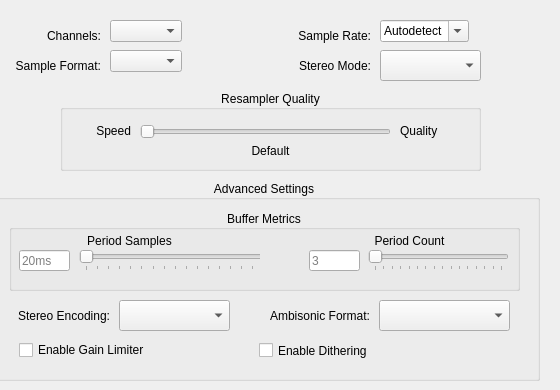
    <widget class="QWidget" name="tab_3">
     <attribute name="title">
      <string>Playback</string>
     </attribute>
     <widget class="QComboBox" name="sampleFormatCombo">
      <property name="geometry">
       <rect>
        <x>110</x>
        <y>50</y>
        <width>80</width>
        <height>31</height>
       </rect>
      </property>
      <property name="toolTip">
       <string>The output sample type. Currently, all mixing is done with 32-bit
float and converted to the output sample type as needed.</string>
      </property>
      <property name="sizeAdjustPolicy">
       <enum>QComboBox::AdjustToContents</enum>
      </property>
     </widget>
     <widget class="QLabel" name="label_5">
      <property name="geometry">
       <rect>
        <x>0</x>
        <y>50</y>
        <width>101</width>
        <height>31</height>
       </rect>
      </property>
      <property name="text">
       <string>Sample Format:</string>
      </property>
      <property name="alignment">
       <set>Qt::AlignRight|Qt::AlignTrailing|Qt::AlignVCenter</set>
      </property>
     </widget>
     <widget class="QLabel" name="label_6">
      <property name="geometry">
       <rect>
        <x>0</x>
        <y>20</y>
        <width>101</width>
        <height>31</height>
       </rect>
      </property>
      <property name="text">
       <string>Channels:</string>
      </property>
      <property name="alignment">
       <set>Qt::AlignRight|Qt::AlignTrailing|Qt::AlignVCenter</set>
      </property>
     </widget>
     <widget class="QComboBox" name="channelConfigCombo">
      <property name="geometry">
       <rect>
        <x>110</x>
        <y>20</y>
        <width>80</width>
        <height>31</height>
       </rect>
      </property>
      <property name="toolTip">
       <string>The default output channel configuration. Note that not all
backends can properly detect the channel configuration and
may default to stereo output.</string>
      </property>
      <property name="sizeAdjustPolicy">
       <enum>QComboBox::AdjustToContents</enum>
      </property>
     </widget>
     <widget class="QComboBox" name="sampleRateCombo">
      <property name="geometry">
       <rect>
        <x>380</x>
        <y>20</y>
        <width>100</width>
        <height>31</height>
       </rect>
      </property>
      <property name="toolTip">
       <string>The playback/mixing sample rate.</string>
      </property>
      <property name="editable">
       <bool>true</bool>
      </property>
      <property name="insertPolicy">
       <enum>QComboBox::NoInsert</enum>
      </property>
      <property name="sizeAdjustPolicy">
       <enum>QComboBox::AdjustToContents</enum>
      </property>
      <item>
       <property name="text">
        <string>Autodetect</string>
       </property>
      </item>
      <item>
       <property name="text">
        <string>8000</string>
       </property>
      </item>
      <item>
       <property name="text">
        <string>11025</string>
       </property>
      </item>
      <item>
       <property name="text">
        <string>16000</string>
       </property>
      </item>
      <item>
       <property name="text">
        <string>22050</string>
       </property>
      </item>
      <item>
       <property name="text">
        <string>32000</string>
       </property>
      </item>
      <item>
       <property name="text">
        <string>44100</string>
       </property>
      </item>
      <item>
       <property name="text">
        <string>48000</string>
       </property>
      </item>
     </widget>
     <widget class="QLabel" name="label_7">
      <property name="geometry">
       <rect>
        <x>290</x>
        <y>20</y>
        <width>81</width>
        <height>31</height>
       </rect>
      </property>
      <property name="text">
       <string>Sample Rate:</string>
      </property>
      <property name="alignment">
       <set>Qt::AlignRight|Qt::AlignTrailing|Qt::AlignVCenter</set>
      </property>
     </widget>
     <widget class="QLabel" name="label_14">
      <property name="geometry">
       <rect>
        <x>290</x>
        <y>50</y>
        <width>81</width>
        <height>31</height>
       </rect>
      </property>
      <property name="text">
       <string>Stereo Mode:</string>
      </property>
      <property name="alignment">
       <set>Qt::AlignRight|Qt::AlignTrailing|Qt::AlignVCenter</set>
      </property>
     </widget>
     <widget class="QComboBox" name="stereoModeCombo">
      <property name="geometry">
       <rect>
        <x>380</x>
        <y>50</y>
        <width>101</width>
        <height>31</height>
       </rect>
      </property>
      <property name="toolTip">
       <string>How to treat stereo output. As headphones, HRTF or crossfeed
filters may be used to improve binaural quality, which may not
otherwise be suitable for speakers.</string>
      </property>
     </widget>
     <widget class="QGroupBox" name="groupBox">
      <property name="geometry">
       <rect>
        <x>-11</x>
        <y>180</y>
        <width>551</width>
        <height>201</height>
       </rect>
      </property>
      <property name="title">
       <string>Advanced Settings</string>
      </property>
      <property name="alignment">
       <set>Qt::AlignCenter</set>
      </property>
      <widget class="QGroupBox" name="groupBox_3">
       <property name="geometry">
        <rect>
         <x>20</x>
         <y>30</y>
         <width>511</width>
         <height>81</height>
        </rect>
       </property>
       <property name="title">
        <string>Buffer Metrics</string>
       </property>
       <property name="alignment">
        <set>Qt::AlignCenter</set>
       </property>
       <widget class="QWidget" name="widget" native="true">
        <property name="geometry">
         <rect>
          <x>260</x>
          <y>20</y>
          <width>241</width>
          <height>51</height>
         </rect>
        </property>
        <property name="toolTip">
         <string>The number of update periods. Higher values create a larger
mix ahead, which helps protect against skips when the CPU is
under load, but increases the delay between a sound getting
mixed and being heard.</string>
        </property>
        <widget class="QLabel" name="label_11">
         <property name="geometry">
          <rect>
           <x>60</x>
           <y>0</y>
           <width>161</width>
           <height>21</height>
          </rect>
         </property>
         <property name="text">
          <string>Period Count</string>
         </property>
         <property name="alignment">
          <set>Qt::AlignCenter</set>
         </property>
        </widget>
        <widget class="QSlider" name="periodCountSlider">
         <property name="geometry">
          <rect>
           <x>99</x>
           <y>20</y>
           <width>141</width>
           <height>21</height>
          </rect>
         </property>
         <property name="minimum">
          <number>1</number>
         </property>
         <property name="maximum">
          <number>16</number>
         </property>
         <property name="singleStep">
          <number>1</number>
         </property>
         <property name="pageStep">
          <number>2</number>
         </property>
         <property name="value">
          <number>1</number>
         </property>
         <property name="tracking">
          <bool>true</bool>
         </property>
         <property name="orientation">
          <enum>Qt::Horizontal</enum>
         </property>
         <property name="tickPosition">
          <enum>QSlider::TicksBelow</enum>
         </property>
         <property name="tickInterval">
          <number>1</number>
         </property>
        </widget>
        <widget class="QLineEdit" name="periodCountEdit">
         <property name="geometry">
          <rect>
           <x>40</x>
           <y>20</y>
           <width>51</width>
           <height>21</height>
          </rect>
         </property>
         <property name="placeholderText">
          <string>3</string>
         </property>
        </widget>
       </widget>
       <widget class="QWidget" name="widget_2" native="true">
        <property name="geometry">
         <rect>
          <x>10</x>
          <y>20</y>
          <width>241</width>
          <height>51</height>
         </rect>
        </property>
        <property name="toolTip">
         <string>The update period size, in sample frames. This is the number of
frames needed for each mixing update.</string>
        </property>
        <widget class="QSlider" name="periodSizeSlider">
         <property name="geometry">
          <rect>
           <x>60</x>
           <y>20</y>
           <width>191</width>
           <height>21</height>
          </rect>
         </property>
         <property name="minimum">
          <number>63</number>
         </property>
         <property name="maximum">
          <number>8192</number>
         </property>
         <property name="singleStep">
          <number>1</number>
         </property>
         <property name="pageStep">
          <number>1024</number>
         </property>
         <property name="value">
          <number>63</number>
         </property>
         <property name="tracking">
          <bool>true</bool>
         </property>
         <property name="orientation">
          <enum>Qt::Horizontal</enum>
         </property>
         <property name="tickPosition">
          <enum>QSlider::TicksBelow</enum>
         </property>
         <property name="tickInterval">
          <number>512</number>
         </property>
        </widget>
        <widget class="QLabel" name="label_10">
         <property name="geometry">
          <rect>
           <x>10</x>
           <y>0</y>
           <width>201</width>
           <height>21</height>
          </rect>
         </property>
         <property name="text">
          <string>Period Samples</string>
         </property>
         <property name="alignment">
          <set>Qt::AlignCenter</set>
         </property>
        </widget>
        <widget class="QLineEdit" name="periodSizeEdit">
         <property name="geometry">
          <rect>
           <x>0</x>
           <y>20</y>
           <width>51</width>
           <height>21</height>
          </rect>
         </property>
         <property name="placeholderText">
          <string>20ms</string>
         </property>
        </widget>
       </widget>
      </widget>
      <widget class="QComboBox" name="stereoEncodingComboBox">
       <property name="geometry">
        <rect>
         <x>130</x>
         <y>120</y>
         <width>111</width>
         <height>31</height>
        </rect>
       </property>
       <property name="toolTip">
        <string>Basic uses standard amplitude panning (aka
pair-wise, stereo pair, etc).

UHJ creates a stereo-compatible two-channel
UHJ mix, which encodes some surround sound
information into stereo output that can be
decoded with a surround sound receiver.

Binaural applies HRTF filters to create an
illusion of 3D placement with headphones.</string>
       </property>
      </widget>
      <widget class="QLabel" name="label_19">
       <property name="geometry">
        <rect>
         <x>20</x>
         <y>120</y>
         <width>101</width>
         <height>31</height>
        </rect>
       </property>
       <property name="text">
        <string>Stereo Encoding:</string>
       </property>
       <property name="alignment">
        <set>Qt::AlignRight|Qt::AlignTrailing|Qt::AlignVCenter</set>
       </property>
      </widget>
      <widget class="QLabel" name="label_30">
       <property name="geometry">
        <rect>
         <x>260</x>
         <y>120</y>
         <width>121</width>
         <height>31</height>
        </rect>
       </property>
       <property name="text">
        <string>Ambisonic Format:</string>
       </property>
       <property name="alignment">
        <set>Qt::AlignRight|Qt::AlignTrailing|Qt::AlignVCenter</set>
       </property>
      </widget>
      <widget class="QComboBox" name="ambiFormatComboBox">
       <property name="geometry">
        <rect>
         <x>390</x>
         <y>120</y>
         <width>131</width>
         <height>31</height>
        </rect>
       </property>
      </widget>
      <widget class="QCheckBox" name="outputLimiterCheckBox">
       <property name="geometry">
        <rect>
         <x>30</x>
         <y>160</y>
         <width>231</width>
         <height>20</height>
        </rect>
       </property>
       <property name="toolTip">
        <string>Applies a gain limiter on the final mixed output. This reduces the
volume when the output samples would otherwise be clamped,
avoiding excessive clipping noise.</string>
       </property>
       <property name="text">
        <string>Enable Gain Limiter</string>
       </property>
       <property name="tristate">
        <bool>true</bool>
       </property>
      </widget>
      <widget class="QCheckBox" name="outputDitherCheckBox">
       <property name="geometry">
        <rect>
         <x>270</x>
         <y>160</y>
         <width>261</width>
         <height>21</height>
        </rect>
       </property>
       <property name="toolTip">
        <string>Applies dithering on the final mix for 8- and 16-bit output.
This replaces the distortion created by nearest-value
quantization with low-level whitenoise.</string>
       </property>
       <property name="text">
        <string>Enable Dithering</string>
       </property>
       <property name="tristate">
        <bool>true</bool>
       </property>
      </widget>
     </widget>
     <widget class="QGroupBox" name="groupBox_4">
      <property name="geometry">
       <rect>
        <x>60</x>
        <y>90</y>
        <width>421</width>
        <height>81</height>
       </rect>
      </property>
      <property name="title">
       <string>Resampler Quality</string>
      </property>
      <property name="alignment">
       <set>Qt::AlignCenter</set>
      </property>
      <widget class="QLabel" name="resamplerLabel">
       <property name="geometry">
        <rect>
         <x>50</x>
         <y>50</y>
         <width>321</width>
         <height>21</height>
        </rect>
       </property>
       <property name="text">
        <string>Default</string>
       </property>
       <property name="alignment">
        <set>Qt::AlignCenter</set>
       </property>
      </widget>
      <widget class="QSlider" name="resamplerSlider">
       <property name="geometry">
        <rect>
         <x>80</x>
         <y>30</y>
         <width>251</width>
         <height>23</height>
        </rect>
       </property>
       <property name="orientation">
        <enum>Qt::Horizontal</enum>
       </property>
      </widget>
      <widget class="QLabel" name="label_9">
       <property name="geometry">
        <rect>
         <x>20</x>
         <y>30</y>
         <width>51</width>
         <height>21</height>
        </rect>
       </property>
       <property name="text">
        <string>Speed</string>
       </property>
       <property name="alignment">
        <set>Qt::AlignRight|Qt::AlignTrailing|Qt::AlignVCenter</set>
       </property>
      </widget>
      <widget class="QLabel" name="label_15">
       <property name="geometry">
        <rect>
         <x>340</x>
         <y>30</y>
         <width>51</width>
         <height>21</height>
        </rect>
       </property>
       <property name="text">
        <string>Quality</string>
       </property>
      </widget>
     </widget>
    </widget>
